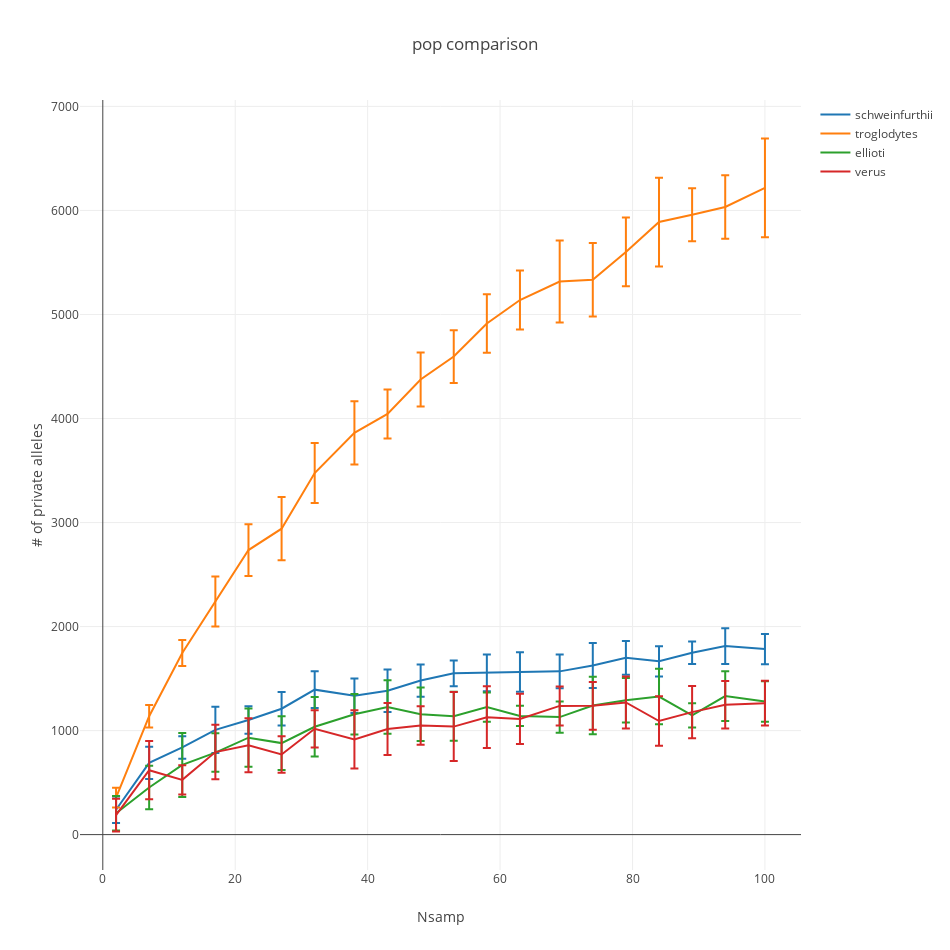

Write notebook code for a chart like this one.
### Markdown cell above
**plot**

### Code cell
fig= [go.Scatter(
    x= samp_order,
    y= [pops_dict[pop][x]['mean'] for x in samp_order],
    error_y= dict(
        array= [pops_dict[pop][x]['std'] for x in samp_order],
        type= 'data',
        #symmetric= True,
        visible=True
    ),
    name= pop
) for pop in model_dict.keys()]

layout= go.Layout(
    title= 'pop comparison',
    xaxis= dict(
        title= 'Nsamp'
    ),
    yaxis= dict(
        title= '# of private alleles'
    ),
    height= 950,
    width= 950
)

Figure= go.Figure(data=fig, layout= layout)
iplot(Figure)

### Figure 1 — Plotly figure (JSON) as saved in the notebook; plotly's stock layout.template omitted (floating-point values rounded to 4 significant figures)
{"data": [{"error_y": {"array": [127.9, 154.2, 108.8, 222.2, 131.9, 160.1, 177.4, 165.6, 203.8, 154.8, 124.4, 175.8, 190.7, 162.9, 215.6, 161.8, 145.1, 108.0, 171.4, 144.7], "type": "data", "visible": true}, "name": "schweinfurthii", "type": "scatter", "uid": "41b70328-8f3d-4a88-b96e-9d67d20564a4", "x": [2, 7, 12, 17, 22, 27, 32, 38, 43, 48, 53, 58, 63, 69, 74, 79, 84, 89, 94, 100], "y": [238.8, 690, 837.9, 1007.0, 1102.0, 1210.0, 1394.0, 1335.0, 1383.0, 1481.0, 1550, 1555, 1563.0, 1569.0, 1626.0, 1700.0, 1666.0, 1748.0, 1812.0, 1783.0]}, {"error_y": {"array": [94.91, 108.7, 124.2, 240.9, 249.2, 303.8, 289.1, 304.7, 234.8, 259.5, 254.0, 281.7, 283.8, 393.5, 352.9, 330.8, 426.6, 254.8, 305.6, 474.3], "type": "data", "visible": true}, "name": "troglodytes", "type": "scatter", "uid": "fec5f6c0-3760-454a-9a96-f546d78b41f4", "x": [2, 7, 12, 17, 22, 27, 32, 38, 43, 48, 53, 58, 63, 69, 74, 79, 84, 89, 94, 100], "y": [355.8, 1138.0, 1746.0, 2241.0, 2735.0, 2941.0, 3476.0, 3862.0, 4044.0, 4375.0, 4595.0, 4914.0, 5139.0, 5317, 5334.0, 5601.0, 5889.0, 5958.0, 6034.0, 6217.0]}, {"error_y": {"array": [165.2, 209.7, 307.3, 184.9, 279.9, 257.5, 286.1, 194.7, 256.1, 256.3, 235.7, 141.1, 97.54, 149.7, 275.8, 214.2, 267.7, 116.8, 239.4, 194.6], "type": "data", "visible": true}, "name": "ellioti", "type": "scatter", "uid": "f0997487-1081-4eb0-9690-214a598f42ce", "x": [2, 7, 12, 17, 22, 27, 32, 38, 43, 48, 53, 58, 63, 69, 74, 79, 84, 89, 94, 100], "y": [205.8, 452.5, 669.8, 788.7, 931.6, 879.6, 1037.0, 1157.0, 1227.0, 1157.0, 1138.0, 1226.0, 1140.0, 1130.0, 1241.0, 1292.0, 1328.0, 1147.0, 1331.0, 1280.0]}, {"error_y": {"array": [157.2, 280.1, 141.4, 262.0, 259.0, 174.7, 178.6, 279.5, 250.1, 185.2, 331.7, 296.9, 241.5, 187.7, 229.2, 249.3, 238.8, 251.8, 227.5, 214.6], "type": "data", "visible": true}, "name": "verus", "type": "scatter", "uid": "a1e0c2e8-e79f-40e3-a9ac-9d3978349020", "x": [2, 7, 12, 17, 22, 27, 32, 38, 43, 48, 53, 58, 63, 69, 74, 79, 84, 89, 94, 100], "y": [187.1, 618.8, 526, 793.5, 859.3, 770.2, 1017.0, 915.6, 1015.0, 1049.0, 1038.0, 1128.0, 1112.0, 1237.0, 1238, 1270.0, 1092, 1177.0, 1248.0, 1264.0]}], "layout": {"height": 950, "title": {"text": "pop comparison"}, "width": 950, "xaxis": {"title": {"text": "Nsamp"}}, "yaxis": {"title": {"text": "# of private alleles"}}}}
